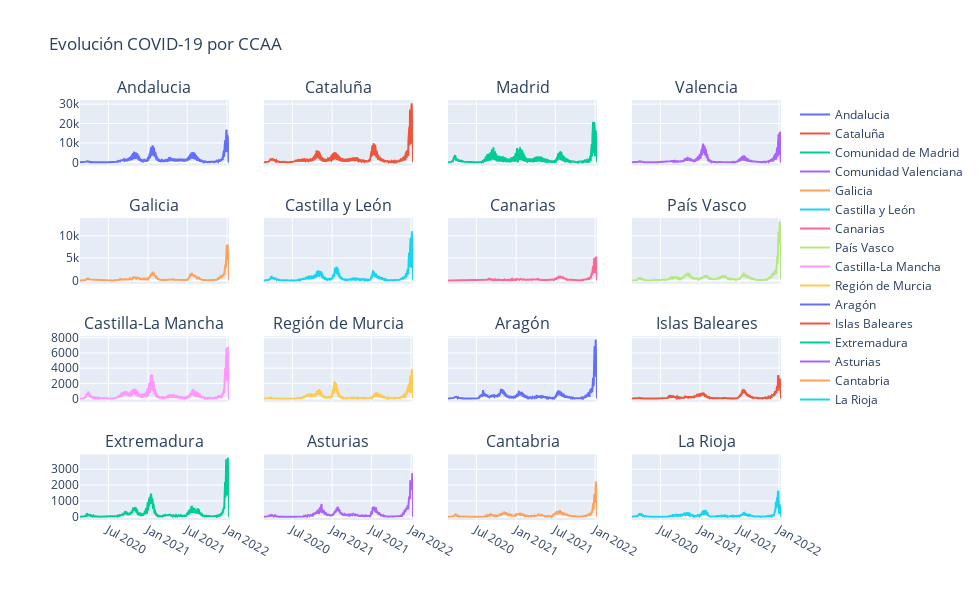

Write notebook code for a chart like this one.
### Code cell
# creamos seis plots
fig = make_subplots(rows=4, cols=4, shared_xaxes=True, shared_yaxes=True, 
                    subplot_titles = ['Andalucia', 'Cataluña', 'Madrid', 'Valencia', 'Galicia',
                                      'Castilla y León','Canarias','País Vasco','Castilla-La Mancha', 'Región de Murcia',
                                      'Aragón', 'Islas Baleares', 'Extremadura', 'Asturias', 'Cantabria', 'La Rioja'])


df_ccaa = datos_covid.groupby(['codauto','fecha'], as_index=False).agg({'num_casos': np.sum, 'num_def': np.sum})

 # 1-6 plot
fig.add_trace(go.Scatter(x=df_ccaa[df_ccaa['codauto']==1]['fecha'], y=df_ccaa[df_ccaa['codauto']==1]['num_casos'], 
                         name = "Andalucia"), row=1, col=1)
fig.add_trace(go.Scatter(x=df_ccaa[df_ccaa['codauto']==2]['fecha'], y=df_ccaa[df_ccaa['codauto']==9]['num_casos'], 
                         name = 'Cataluña'), row=1, col=2)
fig.add_trace(go.Scatter(x=df_ccaa[df_ccaa['codauto']==3]['fecha'], y=df_ccaa[df_ccaa['codauto']==13]['num_casos'], 
                         name = 'Comunidad de Madrid'), row=1, col=3)
fig.add_trace(go.Scatter(x=df_ccaa[df_ccaa['codauto']==4]['fecha'], y=df_ccaa[df_ccaa['codauto']==10]['num_casos'], 
                         name = 'Comunidad Valenciana'), row=1, col=4)

fig.add_trace(go.Scatter(x=df_ccaa[df_ccaa['codauto']==9]['fecha'], y=df_ccaa[df_ccaa['codauto']==12]['num_casos'], 
                         name = 'Galicia'), row=2, col=1)
fig.add_trace(go.Scatter(x=df_ccaa[df_ccaa['codauto']==13]['fecha'], y=df_ccaa[df_ccaa['codauto']==7]['num_casos'], 
                         name = 'Castilla y León'), row=2, col=2)
fig.add_trace(go.Scatter(x=df_ccaa[df_ccaa['codauto']==1]['fecha'], y=df_ccaa[df_ccaa['codauto']==5]['num_casos'], 
                         name = 'Canarias'), row=2, col=3)
fig.add_trace(go.Scatter(x=df_ccaa[df_ccaa['codauto']==1]['fecha'], y=df_ccaa[df_ccaa['codauto']==16]['num_casos'], 
                         name = 'País Vasco'), row=2, col=4)

fig.add_trace(go.Scatter(x=df_ccaa[df_ccaa['codauto']==9]['fecha'], y=df_ccaa[df_ccaa['codauto']==8]['num_casos'], 
                         name = 'Castilla-La Mancha'), row=3, col=1)
fig.add_trace(go.Scatter(x=df_ccaa[df_ccaa['codauto']==13]['fecha'], y=df_ccaa[df_ccaa['codauto']==14]['num_casos'], 
                         name = 'Región de Murcia'), row=3, col=2)
fig.add_trace(go.Scatter(x=df_ccaa[df_ccaa['codauto']==1]['fecha'], y=df_ccaa[df_ccaa['codauto']==2]['num_casos'], 
                         name = 'Aragón'), row=3, col=3)
fig.add_trace(go.Scatter(x=df_ccaa[df_ccaa['codauto']==1]['fecha'], y=df_ccaa[df_ccaa['codauto']==4]['num_casos'], 
                         name = 'Islas Baleares'), row=3, col=4)

fig.add_trace(go.Scatter(x=df_ccaa[df_ccaa['codauto']==9]['fecha'], y=df_ccaa[df_ccaa['codauto']==11]['num_casos'], 
                         name = 'Extremadura'), row=4, col=1)
fig.add_trace(go.Scatter(x=df_ccaa[df_ccaa['codauto']==13]['fecha'], y=df_ccaa[df_ccaa['codauto']==3]['num_casos'], 
                         name = 'Asturias'), row=4, col=2)
fig.add_trace(go.Scatter(x=df_ccaa[df_ccaa['codauto']==1]['fecha'], y=df_ccaa[df_ccaa['codauto']==6]['num_casos'], 
                         name = 'Cantabria'), row=4, col=3)
fig.add_trace(go.Scatter(x=df_ccaa[df_ccaa['codauto']==1]['fecha'], y=df_ccaa[df_ccaa['codauto']==17]['num_casos'], 
                         name = 'La Rioja'), row=4, col=4)

 # ajustes plot
fig.update_layout(height=600, width=980, title_text="Evolución COVID-19 por CCAA")
fig.show()

### Figure 1 — Plotly figure (JSON) as saved in the notebook; plotly's stock layout.template omitted (floating-point values rounded to 4 significant figures; data arrays with more than 128 entries replaced by an {"elided": "..."} marker saying what was removed)
{"data": [{"name": "Andalucia", "type": "scatter", "x": {"elided": "690 str values"}, "xaxis": "x", "y": {"elided": "690 int values"}, "yaxis": "y"}, {"name": "Cataluña", "type": "scatter", "x": {"elided": "690 str values"}, "xaxis": "x2", "y": {"elided": "690 int values"}, "yaxis": "y2"}, {"name": "Comunidad de Madrid", "type": "scatter", "x": {"elided": "690 str values"}, "xaxis": "x3", "y": {"elided": "690 int values"}, "yaxis": "y3"}, {"name": "Comunidad Valenciana", "type": "scatter", "x": {"elided": "690 str values"}, "xaxis": "x4", "y": {"elided": "690 int values"}, "yaxis": "y4"}, {"name": "Galicia", "type": "scatter", "x": {"elided": "690 str values"}, "xaxis": "x5", "y": {"elided": "690 int values"}, "yaxis": "y5"}, {"name": "Castilla y León", "type": "scatter", "x": {"elided": "690 str values"}, "xaxis": "x6", "y": {"elided": "690 int values"}, "yaxis": "y6"}, {"name": "Canarias", "type": "scatter", "x": {"elided": "690 str values"}, "xaxis": "x7", "y": {"elided": "690 int values"}, "yaxis": "y7"}, {"name": "País Vasco", "type": "scatter", "x": {"elided": "690 str values"}, "xaxis": "x8", "y": {"elided": "690 int values"}, "yaxis": "y8"}, {"name": "Castilla-La Mancha", "type": "scatter", "x": {"elided": "690 str values"}, "xaxis": "x9", "y": {"elided": "690 int values"}, "yaxis": "y9"}, {"name": "Región de Murcia", "type": "scatter", "x": {"elided": "690 str values"}, "xaxis": "x10", "y": {"elided": "690 int values"}, "yaxis": "y10"}, {"name": "Aragón", "type": "scatter", "x": {"elided": "690 str values"}, "xaxis": "x11", "y": {"elided": "690 int values"}, "yaxis": "y11"}, {"name": "Islas Baleares", "type": "scatter", "x": {"elided": "690 str values"}, "xaxis": "x12", "y": {"elided": "690 int values"}, "yaxis": "y12"}, {"name": "Extremadura", "type": "scatter", "x": {"elided": "690 str values"}, "xaxis": "x13", "y": {"elided": "690 int values"}, "yaxis": "y13"}, {"name": "Asturias", "type": "scatter", "x": {"elided": "690 str values"}, "xaxis": "x14", "y": {"elided": "690 int values"}, "yaxis": "y14"}, {"name": "Cantabria", "type": "scatter", "x": {"elided": "690 str values"}, "xaxis": "x15", "y": {"elided": "690 int values"}, "yaxis": "y15"}, {"name": "La Rioja", "type": "scatter", "x": {"elided": "690 str values"}, "xaxis": "x16", "y": {"elided": "690 int values"}, "yaxis": "y16"}], "layout": {"annotations": [{"font": {"size": 16}, "showarrow": false, "text": "Andalucia", "x": 0.1062, "xanchor": "center", "xref": "paper", "y": 1, "yanchor": "bottom", "yref": "paper"}, {"font": {"size": 16}, "showarrow": false, "text": "Cataluña", "x": 0.3688, "xanchor": "center", "xref": "paper", "y": 1, "yanchor": "bottom", "yref": "paper"}, {"font": {"size": 16}, "showarrow": false, "text": "Madrid", "x": 0.6313, "xanchor": "center", "xref": "paper", "y": 1, "yanchor": "bottom", "yref": "paper"}, {"font": {"size": 16}, "showarrow": false, "text": "Valencia", "x": 0.8938, "xanchor": "center", "xref": "paper", "y": 1, "yanchor": "bottom", "yref": "paper"}, {"font": {"size": 16}, "showarrow": false, "text": "Galicia", "x": 0.1062, "xanchor": "center", "xref": "paper", "y": 0.7188, "yanchor": "bottom", "yref": "paper"}, {"font": {"size": 16}, "showarrow": false, "text": "Castilla y León", "x": 0.3688, "xanchor": "center", "xref": "paper", "y": 0.7188, "yanchor": "bottom", "yref": "paper"}, {"font": {"size": 16}, "showarrow": false, "text": "Canarias", "x": 0.6313, "xanchor": "center", "xref": "paper", "y": 0.7188, "yanchor": "bottom", "yref": "paper"}, {"font": {"size": 16}, "showarrow": false, "text": "País Vasco", "x": 0.8938, "xanchor": "center", "xref": "paper", "y": 0.7188, "yanchor": "bottom", "yref": "paper"}, {"font": {"size": 16}, "showarrow": false, "text": "Castilla-La Mancha", "x": 0.1062, "xanchor": "center", "xref": "paper", "y": 0.4375, "yanchor": "bottom", "yref": "paper"}, {"font": {"size": 16}, "showarrow": false, "text": "Región de Murcia", "x": 0.3688, "xanchor": "center", "xref": "paper", "y": 0.4375, "yanchor": "bottom", "yref": "paper"}, {"font": {"size": 16}, "showarrow": false, "text": "Aragón", "x": 0.6313, "xanchor": "center", "xref": "paper", "y": 0.4375, "yanchor": "bottom", "yref": "paper"}, {"font": {"size": 16}, "showarrow": false, "text": "Islas Baleares", "x": 0.8938, "xanchor": "center", "xref": "paper", "y": 0.4375, "yanchor": "bottom", "yref": "paper"}, {"font": {"size": 16}, "showarrow": false, "text": "Extremadura", "x": 0.1062, "xanchor": "center", "xref": "paper", "y": 0.1562, "yanchor": "bottom", "yref": "paper"}, {"font": {"size": 16}, "showarrow": false, "text": "Asturias", "x": 0.3688, "xanchor": "center", "xref": "paper", "y": 0.1562, "yanchor": "bottom", "yref": "paper"}, {"font": {"size": 16}, "showarrow": false, "text": "Cantabria", "x": 0.6313, "xanchor": "center", "xref": "paper", "y": 0.1562, "yanchor": "bottom", "yref": "paper"}, {"font": {"size": 16}, "showarrow": false, "text": "La Rioja", "x": 0.8938, "xanchor": "center", "xref": "paper", "y": 0.1562, "yanchor": "bottom", "yref": "paper"}], "height": 600, "title": {"text": "Evolución COVID-19 por CCAA"}, "width": 980, "xaxis": {"anchor": "y", "domain": [0, 0.2125], "matches": "x13", "showticklabels": false}, "xaxis10": {"anchor": "y10", "domain": [0.2625, 0.475], "matches": "x14", "showticklabels": false}, "xaxis11": {"anchor": "y11", "domain": [0.525, 0.7375], "matches": "x15", "showticklabels": false}, "xaxis12": {"anchor": "y12", "domain": [0.7875, 1], "matches": "x16", "showticklabels": false}, "xaxis13": {"anchor": "y13", "domain": [0, 0.2125]}, "xaxis14": {"anchor": "y14", "domain": [0.2625, 0.475]}, "xaxis15": {"anchor": "y15", "domain": [0.525, 0.7375]}, "xaxis16": {"anchor": "y16", "domain": [0.7875, 1]}, "xaxis2": {"anchor": "y2", "domain": [0.2625, 0.475], "matches": "x14", "showticklabels": false}, "xaxis3": {"anchor": "y3", "domain": [0.525, 0.7375], "matches": "x15", "showticklabels": false}, "xaxis4": {"anchor": "y4", "domain": [0.7875, 1], "matches": "x16", "showticklabels": false}, "xaxis5": {"anchor": "y5", "domain": [0, 0.2125], "matches": "x13", "showticklabels": false}, "xaxis6": {"anchor": "y6", "domain": [0.2625, 0.475], "matches": "x14", "showticklabels": false}, "xaxis7": {"anchor": "y7", "domain": [0.525, 0.7375], "matches": "x15", "showticklabels": false}, "xaxis8": {"anchor": "y8", "domain": [0.7875, 1], "matches": "x16", "showticklabels": false}, "xaxis9": {"anchor": "y9", "domain": [0, 0.2125], "matches": "x13", "showticklabels": false}, "yaxis": {"anchor": "x", "domain": [0.8438, 1]}, "yaxis10": {"anchor": "x10", "domain": [0.2812, 0.4375], "matches": "y9", "showticklabels": false}, "yaxis11": {"anchor": "x11", "domain": [0.2812, 0.4375], "matches": "y9", "showticklabels": false}, "yaxis12": {"anchor": "x12", "domain": [0.2812, 0.4375], "matches": "y9", "showticklabels": false}, "yaxis13": {"anchor": "x13", "domain": [0, 0.1562]}, "yaxis14": {"anchor": "x14", "domain": [0, 0.1562], "matches": "y13", "showticklabels": false}, "yaxis15": {"anchor": "x15", "domain": [0, 0.1562], "matches": "y13", "showticklabels": false}, "yaxis16": {"anchor": "x16", "domain": [0, 0.1562], "matches": "y13", "showticklabels": false}, "yaxis2": {"anchor": "x2", "domain": [0.8438, 1], "matches": "y", "showticklabels": false}, "yaxis3": {"anchor": "x3", "domain": [0.8438, 1], "matches": "y", "showticklabels": false}, "yaxis4": {"anchor": "x4", "domain": [0.8438, 1], "matches": "y", "showticklabels": false}, "yaxis5": {"anchor": "x5", "domain": [0.5625, 0.7188]}, "yaxis6": {"anchor": "x6", "domain": [0.5625, 0.7188], "matches": "y5", "showticklabels": false}, "yaxis7": {"anchor": "x7", "domain": [0.5625, 0.7188], "matches": "y5", "showticklabels": false}, "yaxis8": {"anchor": "x8", "domain": [0.5625, 0.7188], "matches": "y5", "showticklabels": false}, "yaxis9": {"anchor": "x9", "domain": [0.2812, 0.4375]}}}
